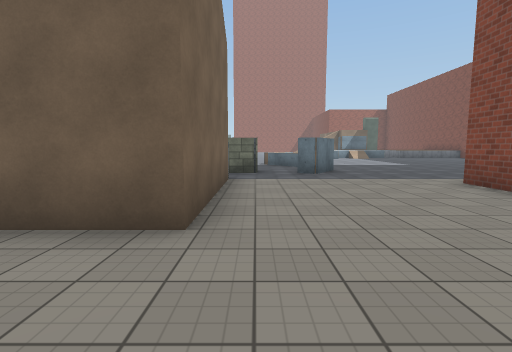
[1] (above)

24 first-person views from a walk through a 3-D level made in the Unity game engine. The camera is 1.5 m above the floor, tilts 6° down and sees 85° across. The floor is counted in squares, 2 m on a side. Each view is taken from the middle of a square. On the plan, view 1 faces up. The plan holds only what a view shows up to about 10 squares ahead; the rest is blank. The place goes on beyond the plan. The player character is not drawn. Some animated figures are not drawn. Some surface patterns are stand-ins.

[2]
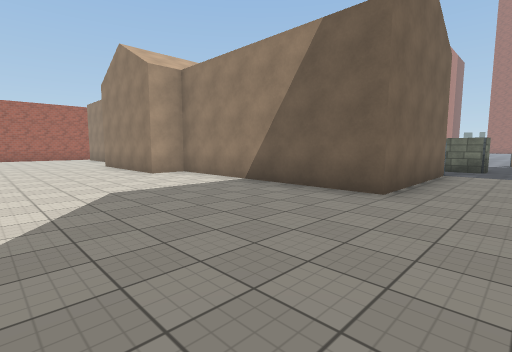

[3]
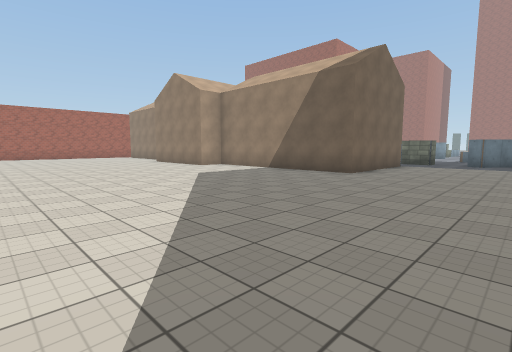

[4]
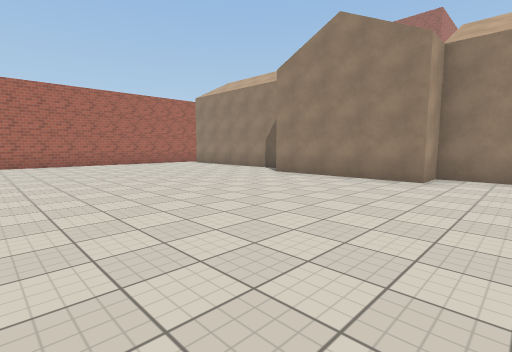

[5]
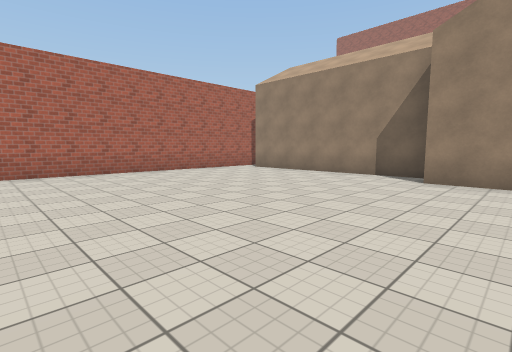

[6]
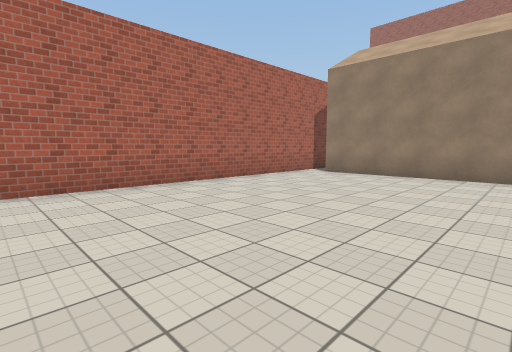

[7]
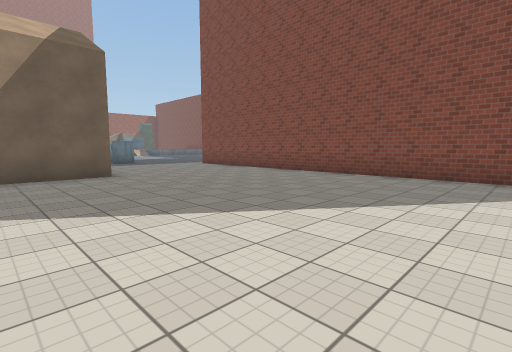

[8]
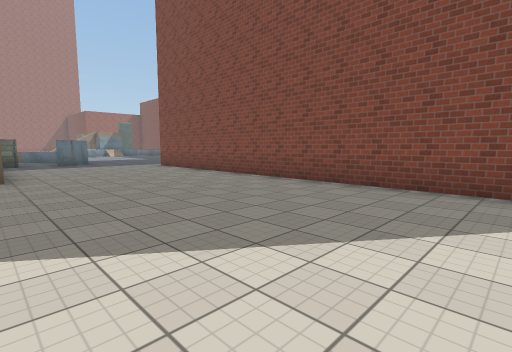

[9]
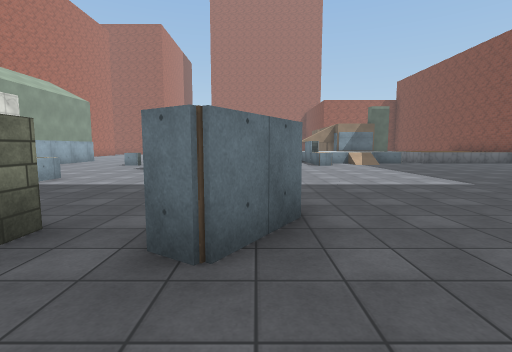

[10]
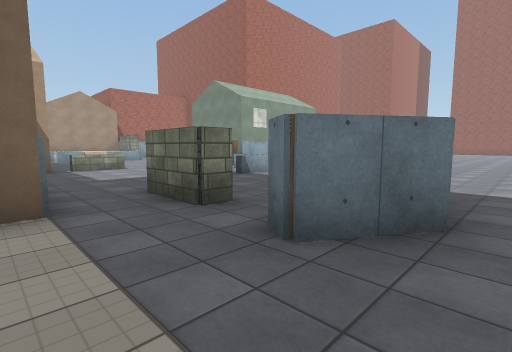

[11]
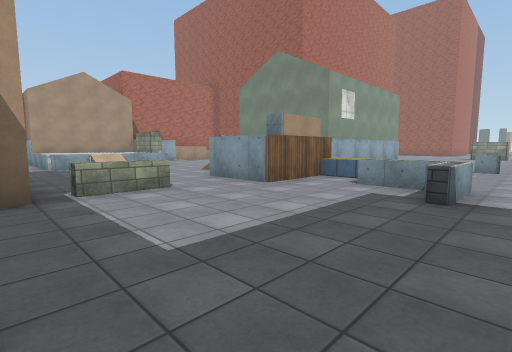

[12]
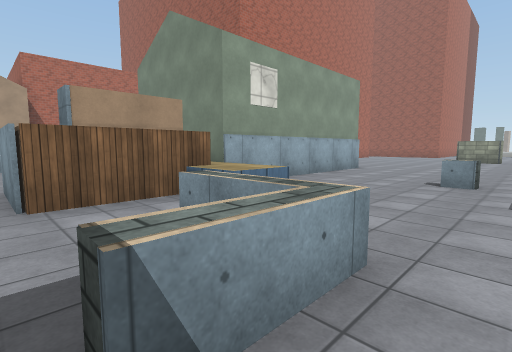

[13]
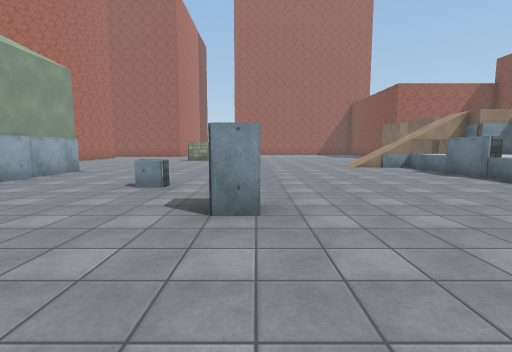

[14]
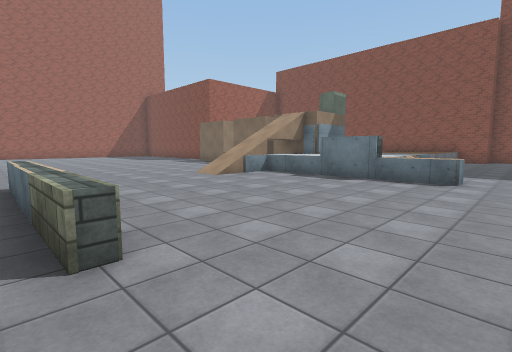

[15]
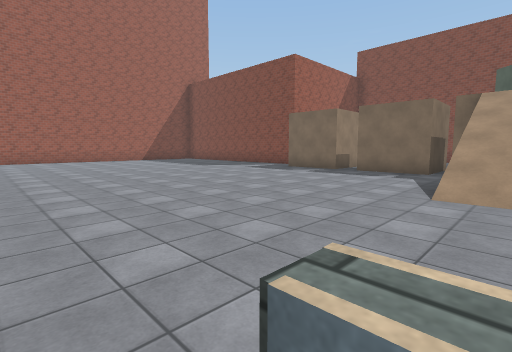

[16]
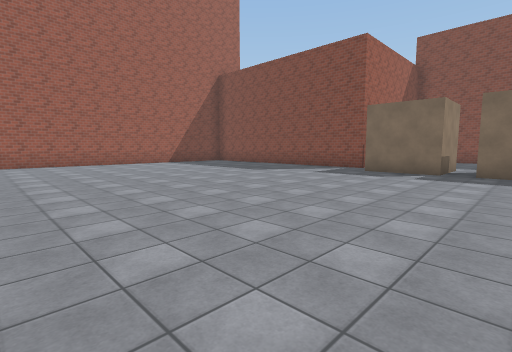

[17]
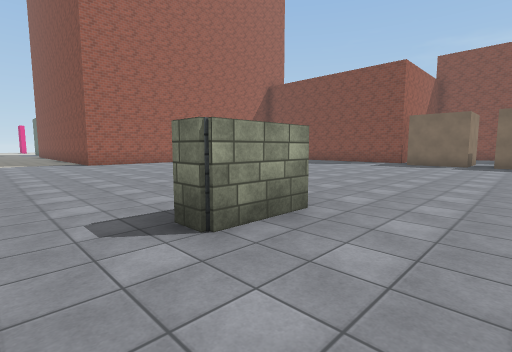

[18]
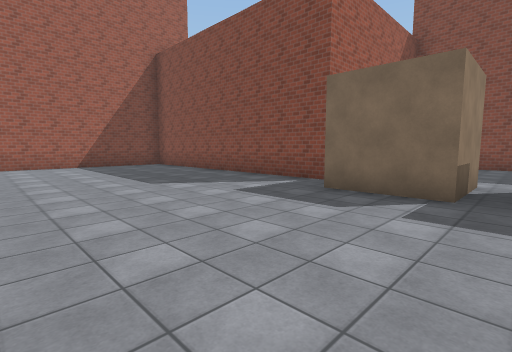

[19]
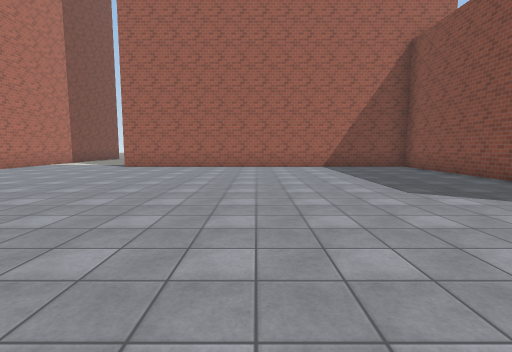

[20]
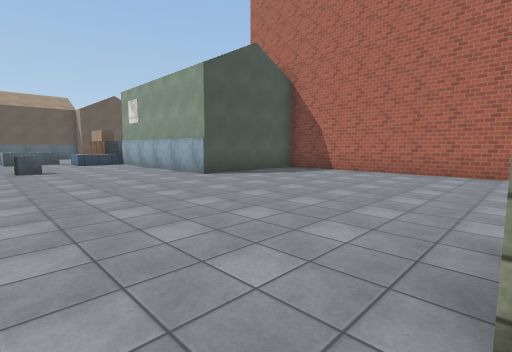

[21]
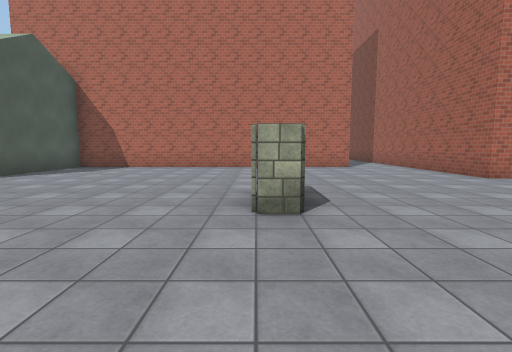

[22]
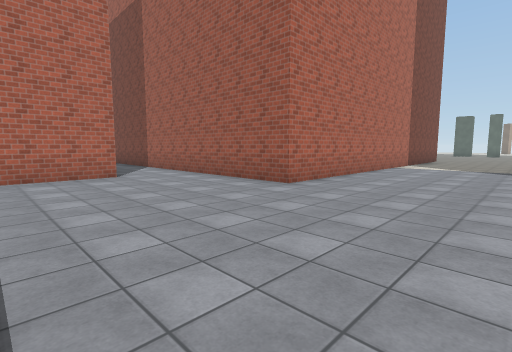

[23]
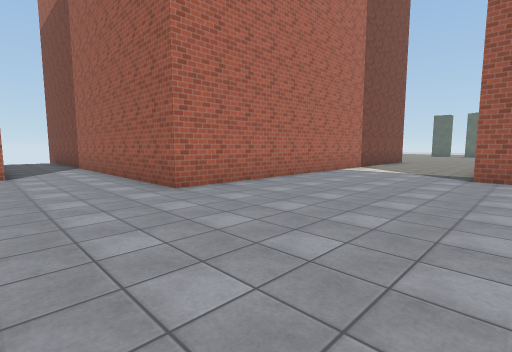

[24]
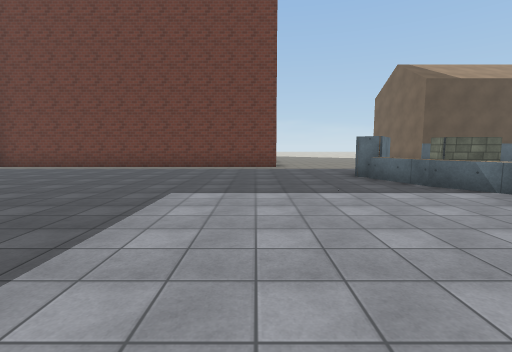

### Floor plan
Key: @ floor where view 1 was taken; # wall or solid block; . main floor; : floor 0.75 m higher than the main floor; + floor 1 m higher than the main floor; / step, stairs or slope; = window, fence, low wall or low ledge; ^ raised ledge; H house; B block; O other object.
Columns run from 18 left of view 1 to 14 right of it. Each row starts with its distance up from view 1.
 40            #...
 39            #...
 38            #...####  ###
 37            #..............#
 36            #..............#
 35            #..............#
 34            #..............#
 33     ########..............#
 32     ......................#
 31     ......................#
 30        #..................#
 29        #..................
 28        #.................BB
 27        #......OO.........BB.....#
 26        #.................B ....
 25        #.................B
 24        #.................BB
 23        #.............//..  O
 22        #.........O...=.+BBBO
 21        #.........O.....++
 20         HHHH.....O.....
 19            H.....O.....O++  ^
 18            H.....O.....= /  .
 17            H...O..............
 16            H..................
 15         HHHH  ... ...........
 14             ::..............
 13             B.OO...........
 12         .. #^..O...^........
 11         ...........^#........
 10      //   ......... ^.........
  9     +/...  O........#.........
  8     .......O.....OO.#..........
  7           HH....................
  6               HHHH..............
  5                  H.....#
  4 # HHHHHH    H  HHH.....#
  3 #.HHHHHH  HHHHHHHH.....#
  2 #.......HHHH...........#
  1 #......................#
  0 #.................@....#
 -1 #......................#
 -2 #......................#
 -3 #......................#
 -4 #......................#
 -5 #......................#

Positions as (right, up) in squares from view 1, and headings:
1: (0, 0), facing up
2: (1, -2), facing up-left
3: (3, -5), facing up-left
4: (-5, -5), facing up-left
5: (-9, -5), facing up-left
6: (-12, -5), facing up-left
7: (-3, -5), facing up-right
8: (-1, -5), facing up-right
9: (2, 6), facing up
10: (3, 6), facing up-left
11: (-2, 7), facing up-left
12: (-2, 11), facing up-left
13: (-1, 12), facing up
14: (-2, 16), facing up-right
15: (-2, 22), facing up-right
16: (-2, 25), facing up-right
17: (-6, 25), facing up-right
18: (2, 26), facing up-right
19: (2, 27), facing up
20: (-2, 27), facing down-left
21: (0, 27), facing left
22: (-3, 28), facing up-left
23: (-2, 30), facing up-left
24: (5, 16), facing down
